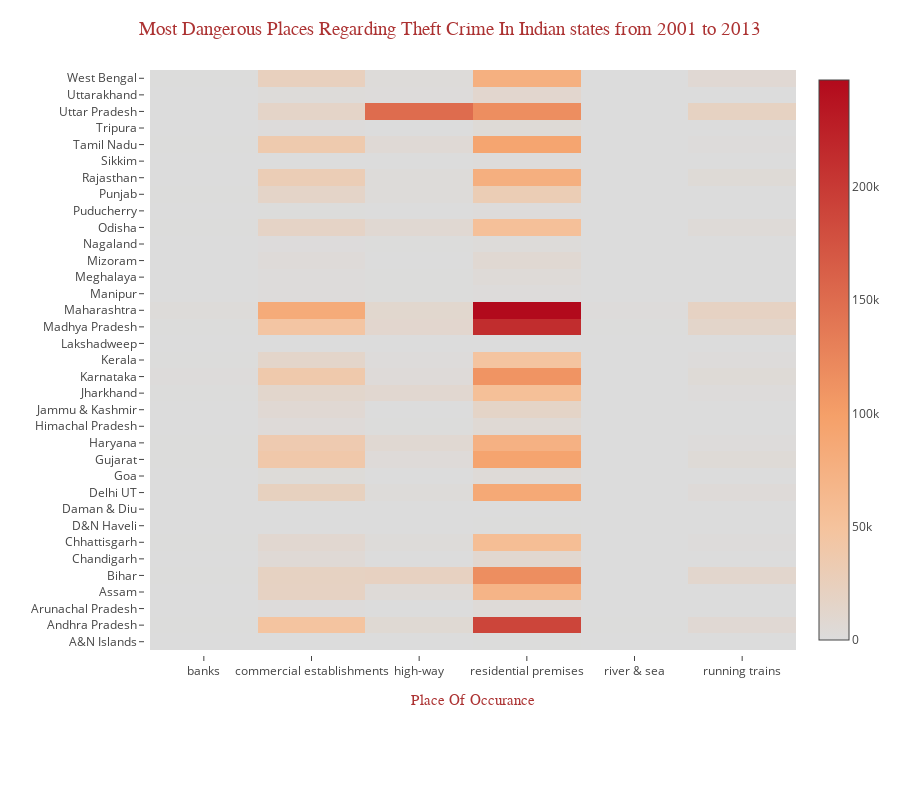

Write notebook code for a chart like this one.
### Code cell
#crime_place_g['Theft cases registered']=((crime_place_g['Theft cases registered']-crime_place_g['Theft cases registered'].min())/(crime_place_g['Theft cases registered'].max()-crime_place_g['Theft cases registered'].min()))

crime_place_g['Text'] = "<br>Place Of Occurrence: "+crime_place_g['Place Of Occurrence'] + "<br>STATE: "+crime_place_g['STATE/UT']+"<br>cases registered: "+" ("+crime_place_g['Theft cases registered'].astype(str)+")"+"<br>Value Of Property Stolen (in rupees):" +" ("+crime_place_g['Value Of Property Stolen (in rupees)'].astype(str)+")" 
trace = go.Heatmap(z=crime_place_g['Theft cases registered'],
                   x=crime_place_g['Place Of Occurrence'],
                   y=crime_place_g['STATE/UT'],
                   colorscale='Reds',
                   text =crime_place_g['Text'],
                   hoverinfo='text')



layout = go.Layout(
   
    title='Most Dangerous Places Regarding Theft Crime In Indian states from 2001 to 2013 ',
   titlefont=dict(
            family='Courier New, monospace',
            size=19,
            color='rgba(152, 0, 0, .8)'
        
        ),
    
    yaxis=dict(
    
        tickmode='linear',
        categoryorder='array',
        titlefont=dict(
            family='Courier New, monospace',
            size=13,
            color='#7f7f7f'
        )
        
        
    ),
    
    
    xaxis=dict(
        title=' Place Of Occurance',
        titlefont=dict(
            family='Courier New, monospace',
            size=15,
            color='rgba(152, 0, 0, .8)'
        
        )
        
        
       
    ),
    
    autosize=False,
    width=900,
    height=800,
    margin=go.layout.Margin(
        l=150,
        r=80,
        b=150,
        t=70,
        pad=5
    )

    
)

data=[trace]
fig = go.Figure(data=data, layout=layout)
py.iplot(fig, filename='marker-h-bar')

#py.iplot(data, filename='labelled-heatmap')

### Figure 1 — Plotly figure (JSON) as saved in the notebook; plotly's stock layout.template omitted (floating-point values rounded to 4 significant figures; data arrays with more than 128 entries replaced by an {"elided": "..."} marker saying what was removed)
{"data": [{"colorscale": "Reds", "hoverinfo": "text", "text": {"elided": "210 str values"}, "type": "heatmap", "uid": "3ea13764-7c0f-4aa9-a95e-dd34e82fa82f", "x": {"elided": "210 str values"}, "y": {"elided": "210 str values"}, "z": {"elided": "210 int values"}}], "layout": {"autosize": false, "height": 800, "margin": {"b": 150, "l": 150, "pad": 5, "r": 80, "t": 70}, "title": {"font": {"color": "rgba(152, 0, 0, .8)", "family": "Courier New, monospace", "size": 19}, "text": "Most Dangerous Places Regarding Theft Crime In Indian states from 2001 to 2013 "}, "width": 900, "xaxis": {"title": {"font": {"color": "rgba(152, 0, 0, .8)", "family": "Courier New, monospace", "size": 15}, "text": " Place Of Occurance"}}, "yaxis": {"categoryorder": "array", "tickmode": "linear", "title": {"font": {"color": "#7f7f7f", "family": "Courier New, monospace", "size": 13}}}}}
